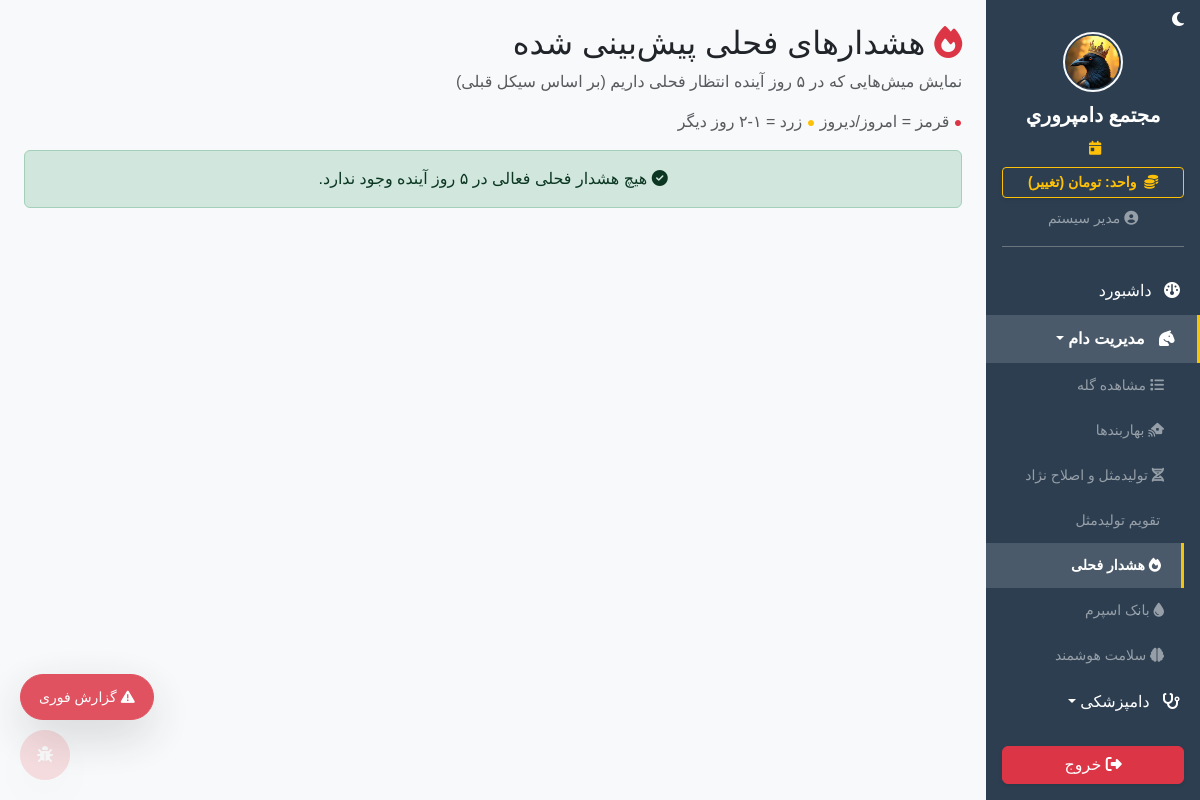
Screenshot of /livestock/heat_alerts (signed in) with the database file from the repository.
### app/models.py (models this page shows)
class SystemSetting(db.Model):
    id = db.Column(db.Integer, primary_key=True)
    key = db.Column(db.String(50), unique=True, nullable=False)
    value = db.Column(db.String(255), nullable=False)
    description = db.Column(db.String(255), nullable=True)

class User(UserMixin, db.Model):
    id = db.Column(db.Integer, primary_key=True)
    username = db.Column(db.String(50), unique=True, nullable=False)
    password_hash = db.Column(db.String(255), nullable=False)
    name = db.Column(db.String(100), nullable=False)
    role = db.Column(db.String(20), default='کارگر') # مدیر، دامپزشک، حسابدار، کارگر
    can_view_livestock = db.Column(db.Boolean, default=False)
    can_view_finance = db.Column(db.Boolean, default=False)
    can_view_inventory = db.Column(db.Boolean, default=False)
    can_view_hr = db.Column(db.Boolean, default=False)
    can_view_reports = db.Column(db.Boolean, default=False)
    can_view_settings = db.Column(db.Boolean, default=False)

### app/blueprints/livestock.py (the view, shortened to what this page needs)
@livestock_bp.route('/heat_alerts')
@login_required
@permission_required('can_view_livestock')
def heat_alerts():
    import jdatetime
    now = datetime.now(UTC).date()
    eligible = Sheep.query.filter(
        Sheep.is_deleted == False,
        Sheep.gender.in_(['میش', 'بره ماده']),
        Sheep.last_heat_date != None,
        Sheep.status.notin_(['آبستن', 'قرنطینه', 'تلف شده', 'فروخته شده'])
    ).all()
    heat_list = []
    heat_list.sort(key=lambda x: x['days_until'])
    rams = Sheep.query.filter(Sheep.is_deleted == False, Sheep.gender == 'قوچ').order_by(Sheep.ear_tag).all()
    semen_doses = SemenInventory.query.filter(SemenInventory.quantity_doses > 0).order_by(SemenInventory.ram_name).all()
    return render_template('livestock/heat_alerts.html', heat_list=heat_list, rams=rams, semen_doses=semen_doses)

### app/__init__.py (called while the page is built)
def get_system_setting(key, default):
    from app.models import SystemSetting
    s = SystemSetting.query.filter_by(key=key).first()
    return s.value if s else default

### app/blueprints/dashboard.py (called while the page is built)
@dashboard_bp.app_context_processor
def inject_settings():
    try:
        all_settings = {s.key: s.value for s in SystemSetting.query.all()}
    except:
        all_settings = {}
    return dict(system_settings=all_settings)

### app/blueprints/finance.py (called while the page is built)
def permission_required(permission_name):
    def decorator(f):
        @wraps(f)
        def decorated_function(*args, **kwargs):
            if not current_user.is_authenticated:
                return redirect(url_for('auth.login'))
            if not getattr(current_user, permission_name, False) and current_user.role != 'مدیر':
                flash('شما دسترسی لازم برای مشاهده این بخش را ندارید.', 'danger')
                return redirect(url_for('dashboard.index'))
            return f(*args, **kwargs)
        return decorated_function
    return decorator

### app/templates/livestock/heat_alerts.html
{% extends 'base.html' %}
{% block content %}
<h2><i class="fa-solid fa-fire text-danger"></i> هشدارهای فحلی پیش‌بینی شده</h2>
<p class="text-muted">نمایش میش‌هایی که در ۵ روز آینده انتظار فحلی داریم (بر اساس سیکل قبلی)</p>
<p class="text-muted"><small class="text-danger">●</small> قرمز = امروز/دیروز <small class="text-warning">●</small> زرد = ۱-۲ روز دیگر</p>
{% if heat_list %}
<div class="card shadow-sm border-0">
    <div class="table-responsive">
        <table class="table table-bordered table-sm text-center align-middle mb-0">
            <thead class="table-light"><tr><th>پلاک</th><th>نژاد</th><th>بهاربند</th><th>آخرین فحلی</th><th>میانگین سیکل</th><th>پیش‌بینی فحلی بعدی</th><th>وضعیت</th><th>ثبت جفت‌اندازی</th></tr></thead>
            <tbody>{% for h in heat_list %}<tr class="{% if h.days_until <= 0 %}table-danger{% elif h.days_until <= 2 %}table-warning{% endif %}"><td class="fw-bold"><a href="{{ url_for('livestock.profile', id=h.sheep.id) }}">{{ h.sheep.ear_tag }}</a></td><td>{{ h.sheep.breed or '-' }}</td><td>{{ h.sheep.pen.name if h.sheep.pen else '-' }}</td><td>{{ h.sheep.last_heat_date|jalali }}</td><td>{{ h.cycle }} روز</td><td class="fw-bold text-danger">{{ h.next_heat|jalali }}</td><td>{% if h.days_until <= 0 %}<span class="badge bg-danger">اکنون</span>{% elif h.days_until == 1 %}<span class="badge bg-warning text-dark">فردا</span>{% else %}<span class="badge bg-info text-dark">{{ h.days_until }} روز دیگر</span>{% endif %}</td><td><button class="btn btn-sm btn-outline-danger py-0" data-bs-toggle="modal" data-bs-target="#quickMatingModal{{ h.sheep.id }}"><i class="fa-solid fa-heart"></i> جفت‌اندازی</button></td></tr>{% endfor %}</tbody>
        </table>
    </div>
</div>
{% for h in heat_list %}
<div class="modal fade" id="quickMatingModal{{ h.sheep.id }}"><div class="modal-dialog"><div class="modal-content"><div class="modal-header"><h5 class="modal-title">ثبت جفت‌اندازی {{ h.sheep.ear_tag }}</h5><button type="button" class="btn-close" data-bs-dismiss="modal"></button></div><form action="{{ url_for('livestock.add_mating', id=h.sheep.id) }}" method="POST"><input type="hidden" name="csrf_token" value="{{ csrf_token() }}"><div class="modal-body"><div class="mb-2"><label>تاریخ جفت‌اندازی (شمسی)</label><input type="text" class="form-control jalali-datepicker" data-jalali="{{ h.next_heat|jalali }}"><input type="hidden" name="mating_date" class="gregorian-hidden-field" value="{{ h.next_heat }}"></div><div class="mb-2"><label>نوع تلقیح</label><select name="mating_type" class="form-select"><option value="طبیعی">طبیعی</option><option value="تلقیح مصنوعی">تلقیح مصنوعی</option><option value="لاپاراسکوپی">لاپاراسکوپی</option></select></div><div class="mb-2"><label>قوچ / اسپرم</label><div class="row g-2"><div class="col-6"><select name="male_id" class="form-select"><option value="">انتخاب قوچ</option>{% for r in rams %}<option value="{{ r.id }}">{{ r.ear_tag }}</option>{% endfor %}</select></div><div class="col-6"><select name="semen_id" class="form-select"><option value="">بدون اسپرم</option>{% for s in semen_doses %}<option value="{{ s.id }}">{{ s.ram_name }} ({{ s.quantity_doses }} دوز)</option>{% endfor %}</select></div></div></div><div class="mb-2"><label>توضیحات</label><input type="text" name="notes" class="form-control"></div></div><div class="modal-footer"><button type="submit" class="btn btn-danger w-100 fw-bold">ثبت جفت‌اندازی</button></div></form></div></div></div>
{% endfor %}
{% else %}
<div class="alert alert-success text-center"><i class="fa-solid fa-check-circle"></i> هیچ هشدار فحلی فعالی در ۵ روز آینده وجود ندارد.</div>
{% endif %}
{% endblock %}

### app/templates/base.html (shortened to what this page needs)
<!DOCTYPE html>
<html lang="fa" dir="rtl">
<head>
    <link href="https://cdn.jsdelivr.net/gh/rastikerdar/vazirmatn@v33.003/Vazirmatn-font-face.css" rel="stylesheet">
    <link rel="stylesheet" href="https://unpkg.com/persian-datepicker@1.2.0/dist/css/persian-datepicker.min.css">
    <link rel="stylesheet" href="https://cdn.jsdelivr.net/npm/bootstrap@5.3.2/dist/css/bootstrap.rtl.min.css">
    <link rel="stylesheet" href="https://cdnjs.cloudflare.com/ajax/libs/font-awesome/6.4.2/css/all.min.css">
    <link rel="stylesheet" href="{{ url_for('static', filename='css/style.css') }}">
    <link href="https://cdn.jsdelivr.net/npm/select2@4.1.0-rc.0/dist/css/select2.min.css" rel="stylesheet" />
</head>
<body>
    <div class="d-flex" id="wrapper">
        <div class="sidebar-bg d-flex flex-column" id="sidebar-wrapper">
            <div class="text-start px-3 pt-2">
                <span id="darkModeToggle" style="cursor:pointer;font-size:1rem;color:#fff;opacity:1" title="تغییر حالت شب/روز">
                    <i class="fa-solid fa-moon" id="darkModeIcon"></i>
                </span>
            </div>
            <div class="sidebar-heading text-center pt-0 pb-2 text-white">
                {% if system_settings.get('farm_logo_path') %}
                    <img src="{{ url_for('static', filename=system_settings.get('farm_logo_path')) }}" class="mb-2 rounded-circle border border-2 border-light" style="height: 60px; width: 60px; object-fit: cover;">
                {% else %}
                    <i class="fa-solid fa-sheep fs-2 mb-2"></i>
                {% endif %}
                <div class="fs-5 fw-bold">{{ system_settings.get('farm_name', 'دامداری من') }}</div>
            </div>
            <div class="text-center text-warning small mb-2 px-3">
                <i class="fa-solid fa-calendar-day me-1"></i>
            </div>
            <div class="px-3 mb-2">
                <a href="{{ url_for('dashboard.toggle_currency') }}" class="btn btn-sm btn-outline-warning w-100 fw-bold shadow-sm">
                    <i class="fa-solid fa-coins me-1"></i> واحد: {{ get_system_currency_from_settings() }} (تغییر)
                </a>
            </div>
            <div class="text-center text-white-50 mb-3 pb-3 border-bottom border-secondary mx-3">
                <small><i class="fa-solid fa-circle-user"></i> {% if current_user.is_authenticated %}{{ current_user.name.split(' (')[0] if '(' in current_user.name else current_user.name }}{% endif %}</small>
            </div>
            <div class="list-group list-group-flush my-1 sidebar-scroll" id="sidebar-accordion" style="overflow-y: auto;">
                <a href="{{ url_for('dashboard.index') }}" class="list-group-item list-group-item-action bg-transparent text-white "><i class="fa-solid fa-gauge me-2"></i> داشبورد</a>
                {% if current_user.is_authenticated %}
                    {% if current_user.can_view_livestock %}
                    <a href="#livestockSubmenu" data-bs-toggle="collapse" class="list-group-item list-group-item-action bg-transparent text-white dropdown-toggle {% if request.blueprint == 'livestock' %}active-sidebar-link{% endif %}"><i class="fa-solid fa-horse-head me-2"></i> مدیریت دام</a>
                    <div class="collapse ps-3 {% if request.blueprint == 'livestock' %}show{% endif %}" id="livestockSubmenu" data-bs-parent="#sidebar-accordion">
                        <a href="{{ url_for('livestock.index') }}" class="list-group-item list-group-item-action bg-transparent text-white-50 small border-0 "><i class="fa-solid fa-list"></i> مشاهده گله</a>
                        <a href="{{ url_for('livestock.pen_dashboard') }}" class="list-group-item list-group-item-action bg-transparent text-white-50 small border-0 "><i class="fa-solid fa-house-signal"></i> بهاربندها</a>
                        <a href="{{ url_for('livestock.genetics') }}" class="list-group-item list-group-item-action bg-transparent text-white-50 small border-0 "><i class="fa-solid fa-dna"></i> تولیدمثل و اصلاح نژاد</a>
                        <a href="{{ url_for('livestock.breeding_calendar') }}" class="list-group-item list-group-item-action bg-transparent text-white-50 small border-0 "> تقویم تولیدمثل</a>
                        <a href="{{ url_for('livestock.heat_alerts') }}" class="list-group-item list-group-item-action bg-transparent text-white-50 small border-0 {% if request.path == url_for('livestock.heat_alerts') %}active-sidebar-link{% endif %}"><i class="fa-solid fa-fire"></i> هشدار فحلی</a>
                        <a href="{{ url_for('livestock.semen_inventory') }}" class="list-group-item list-group-item-action bg-transparent text-white-50 small border-0 "><i class="fa-solid fa-droplet"></i> بانک اسپرم</a>
                        <a href="{{ url_for('livestock.ai_health') }}" class="list-group-item list-group-item-action bg-transparent text-white-50 small border-0 "><i class="fa-solid fa-brain"></i> سلامت هوشمند</a>
                    </div>
                    {% if current_user.role in ['مدیر', 'دامپزشک'] %}
                    <a href="#vetSubmenu" data-bs-toggle="collapse" class="list-group-item list-group-item-action bg-transparent text-white dropdown-toggle"><i class="fa-solid fa-stethoscope me-2"></i> دامپزشکی</a>
                    {% endif %}
                    {% endif %}
                    {% endif %}
            </div>
            <div class="mt-auto p-3 w-100">
                <a href="{{ url_for('auth.logout') }}" class="btn btn-danger w-100 shadow-sm"><i class="fa-solid fa-right-from-bracket"></i> خروج</a>
            </div>
        </div>
        <div id="page-content-wrapper" class="w-100 bg-light" style="overflow-x: hidden;">
            <div class="container-fluid p-4">{% block content %}{% endblock %}</div>
        </div>
    </div>
    <button id="quickReportFab" class="btn btn-danger position-fixed shadow-lg d-flex align-items-center justify-content-center gap-1" style="bottom:80px;left:20px;z-index:9999;border-radius:50px;padding:0 18px;height:46px;opacity:0.85;transition:all 0.3s;font-size:14px;" title="گزارش سریع" onclick="showQuickReport()" onmouseover="this.style.opacity='1'" onmouseout="this.style.opacity='0.85'">
        <i class="fa-solid fa-triangle-exclamation"></i> <span class="d-none d-sm-inline">گزارش فوری</span>
    </button>
    <button id="bugReportBtn" class="btn btn-danger position-fixed shadow-lg" style="bottom:20px;left:20px;z-index:9999;border-radius:50%;width:50px;height:50px;padding:0;opacity:0.15;transition:opacity 0.3s;" title="گزارش مشکل" onclick="showBugReport()" onmouseover="this.style.opacity='1'" onmouseout="this.style.opacity='0.15'">
        <i class="fa-solid fa-bug"></i>
    </button>
</body>
</html>

### app/static/css/style.css (style rules this page uses)
body { font-family: 'Vazirmatn', sans-serif !important; background-color: #f8f9fa; }
#sidebar-wrapper { height: 100vh; position: sticky; top: 0; overflow-y: auto; width: 260px; background-color: #2c3e50; transition: margin .3s ease-out, transform .3s ease-out; }
#sidebar-wrapper .list-group-item { border: none; padding: 12px 20px; transition: all 0.3s; }
#page-content-wrapper { min-width: 0; width: 100%; }

### app/templates/base.html (style rules this page uses)
.active-sidebar-link { background-color: rgba(255, 255, 255, 0.15) !important; color: #fff !important; font-weight: bold !important; border-right: 3px solid #f1c40f !important; }
.sidebar-scroll { -ms-overflow-style: none; scrollbar-width: none; }

### rows the page displays
SystemSetting: value (picture)
SystemSetting: get "مجتمع دامپروري"
SystemSetting: value "تومان"
User: name "مدیر سیستم"
